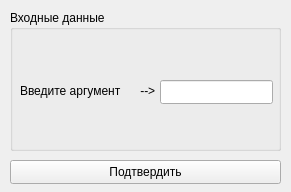
<?xml version="1.0" encoding="UTF-8"?>
<ui version="4.0">
 <class>InputForm</class>
 <widget class="QWidget" name="InputForm">
  <property name="geometry">
   <rect>
    <x>0</x>
    <y>0</y>
    <width>291</width>
    <height>192</height>
   </rect>
  </property>
  <property name="windowTitle">
   <string>Form</string>
  </property>
  <widget class="QPushButton" name="applyPushButton">
   <property name="geometry">
    <rect>
     <x>10</x>
     <y>160</y>
     <width>271</width>
     <height>24</height>
    </rect>
   </property>
   <property name="text">
    <string>Подтвердить</string>
   </property>
  </widget>
  <widget class="QGroupBox" name="groupBox">
   <property name="geometry">
    <rect>
     <x>10</x>
     <y>10</y>
     <width>271</width>
     <height>141</height>
    </rect>
   </property>
   <property name="title">
    <string>Входные данные</string>
   </property>
   <widget class="QLineEdit" name="lineEdit">
    <property name="geometry">
     <rect>
      <x>150</x>
      <y>70</y>
      <width>113</width>
      <height>24</height>
     </rect>
    </property>
   </widget>
   <widget class="QLabel" name="label">
    <property name="geometry">
     <rect>
      <x>10</x>
      <y>70</y>
      <width>141</width>
      <height>21</height>
     </rect>
    </property>
    <property name="text">
     <string>Введите аргумент      --&gt;</string>
    </property>
   </widget>
  </widget>
 </widget>
 <resources/>
 <connections/>
</ui>
